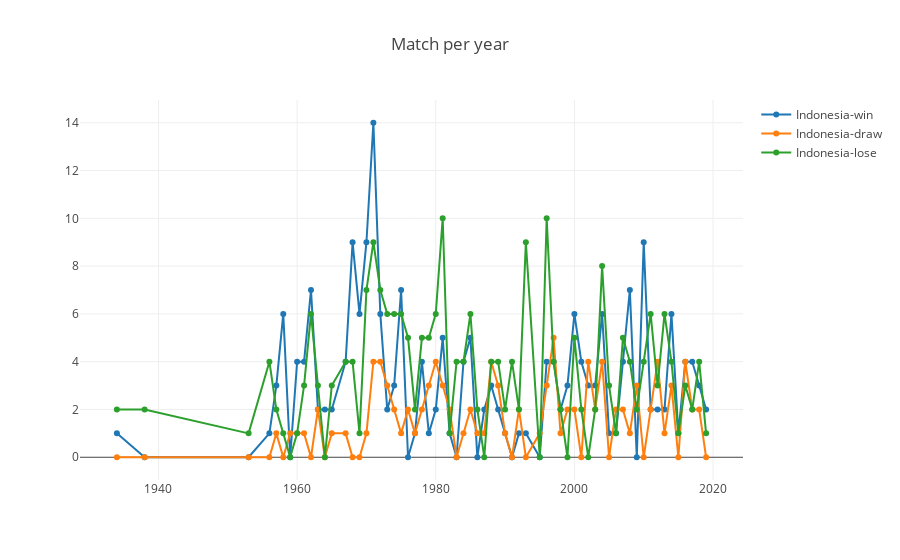

The notebook cell saved with this chart:
### Code cell
indonesiaWin = indonesiaYear.agg({'win' : 'sum', 'draw' : 'sum', 'lose' : 'sum'})
# plotMatch = go.Scatter(x = indonesiaYear.count().index, y = indonesiaYear.count()['win'], mode = 'lines+markers', name = 'Indonesia-match')

plotWin = go.Scatter(x = indonesiaWin.index, y = indonesiaWin['win'], mode = 'lines+markers', name = 'Indonesia-win')

plotDraw = go.Scatter(x = indonesiaWin.index, y = indonesiaWin['draw'], mode = 'lines+markers', name = 'Indonesia-draw')

plotLose = go.Scatter(x = indonesiaWin.index, y = indonesiaWin['lose'], mode = 'lines+markers', name = 'Indonesia-lose')


data = [plotWin, plotDraw, plotLose]
layout = go.Layout(title = 'Match per year')
fig = go.Figure(data = data, layout = layout)
fig.show()

### Figure 1 — Plotly figure (JSON) as saved in the notebook; plotly's stock layout.template omitted (floating-point values rounded to 4 significant figures)
{"data": [{"mode": "lines+markers", "name": "Indonesia-win", "type": "scatter", "uid": "842ba121-0f1d-495a-9e32-b364338ee80a", "x": [1934, 1938, 1953, 1956, 1957, 1958, 1959, 1960, 1961, 1962, 1963, 1964, 1965, 1967, 1968, 1969, 1970, 1971, 1972, 1973, 1974, 1975, 1976, 1977, 1978, 1979, 1980, 1981, 1982, 1983, 1984, 1985, 1986, 1987, 1988, 1989, 1990, 1991, 1992, 1993, 1995, 1996, 1997, 1998, 1999, 2000, 2001, 2002, 2003, 2004, 2005, 2006, 2007, 2008, 2009, 2010, 2011, 2012, 2013, 2014, 2015, 2016, 2017, 2018, 2019], "y": [1, 0, 0, 1, 3, 6, 0, 4, 4, 7, 2, 2, 2, 4, 9, 6, 9, 14, 6, 2, 3, 7, 0, 1, 4, 1, 2, 5, 1, 0, 4, 5, 0, 2, 3, 2, 1, 0, 1, 1, 0, 4, 4, 2, 3, 6, 4, 3, 3, 6, 1, 1, 4, 7, 0, 9, 2, 2, 2, 6, 1, 4, 4, 3, 2]}, {"mode": "lines+markers", "name": "Indonesia-draw", "type": "scatter", "uid": "3e87b7a0-eec8-4f31-a87e-fcc8ef1ace48", "x": [1934, 1938, 1953, 1956, 1957, 1958, 1959, 1960, 1961, 1962, 1963, 1964, 1965, 1967, 1968, 1969, 1970, 1971, 1972, 1973, 1974, 1975, 1976, 1977, 1978, 1979, 1980, 1981, 1982, 1983, 1984, 1985, 1986, 1987, 1988, 1989, 1990, 1991, 1992, 1993, 1995, 1996, 1997, 1998, 1999, 2000, 2001, 2002, 2003, 2004, 2005, 2006, 2007, 2008, 2009, 2010, 2011, 2012, 2013, 2014, 2015, 2016, 2017, 2018, 2019], "y": [0, 0, 0, 0, 1, 0, 1, 1, 1, 0, 2, 0, 1, 1, 0, 0, 1, 4, 4, 3, 2, 1, 2, 1, 2, 3, 4, 3, 2, 0, 1, 2, 1, 1, 4, 3, 1, 0, 2, 0, 1, 3, 5, 1, 2, 2, 0, 4, 2, 4, 0, 2, 2, 1, 3, 0, 2, 4, 1, 3, 0, 4, 2, 2, 0]}, {"mode": "lines+markers", "name": "Indonesia-lose", "type": "scatter", "uid": "16eb00ab-629e-4d37-a03a-e844b431c4c0", "x": [1934, 1938, 1953, 1956, 1957, 1958, 1959, 1960, 1961, 1962, 1963, 1964, 1965, 1967, 1968, 1969, 1970, 1971, 1972, 1973, 1974, 1975, 1976, 1977, 1978, 1979, 1980, 1981, 1982, 1983, 1984, 1985, 1986, 1987, 1988, 1989, 1990, 1991, 1992, 1993, 1995, 1996, 1997, 1998, 1999, 2000, 2001, 2002, 2003, 2004, 2005, 2006, 2007, 2008, 2009, 2010, 2011, 2012, 2013, 2014, 2015, 2016, 2017, 2018, 2019], "y": [2, 2, 1, 4, 2, 1, 0, 1, 3, 6, 3, 0, 3, 4, 4, 1, 7, 9, 7, 6, 6, 6, 5, 2, 5, 5, 6, 10, 1, 4, 4, 6, 2, 0, 4, 4, 2, 4, 2, 9, 0, 10, 4, 2, 0, 5, 2, 0, 2, 8, 3, 1, 5, 4, 2, 4, 6, 3, 6, 4, 1, 3, 2, 4, 1]}], "layout": {"title": {"text": "Match per year"}}}
